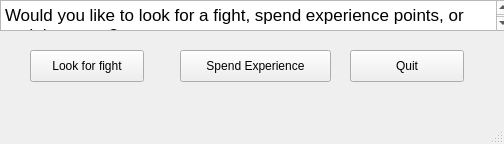
<?xml version="1.0" encoding="UTF-8"?>
<ui version="4.0">
 <class>mainscreenknight</class>
 <widget class="QMainWindow" name="mainscreenknight">
  <property name="geometry">
   <rect>
    <x>0</x>
    <y>0</y>
    <width>504</width>
    <height>144</height>
   </rect>
  </property>
  <property name="minimumSize">
   <size>
    <width>504</width>
    <height>144</height>
   </size>
  </property>
  <property name="maximumSize">
   <size>
    <width>504</width>
    <height>144</height>
   </size>
  </property>
  <property name="windowTitle">
   <string>MainWindow</string>
  </property>
  <widget class="QWidget" name="centralwidget">
   <widget class="QPushButton" name="pushButton_3">
    <property name="geometry">
     <rect>
      <x>350</x>
      <y>50</y>
      <width>114</width>
      <height>32</height>
     </rect>
    </property>
    <property name="text">
     <string>Quit</string>
    </property>
   </widget>
   <widget class="QTextBrowser" name="textBrowser">
    <property name="geometry">
     <rect>
      <x>0</x>
      <y>0</y>
      <width>511</width>
      <height>31</height>
     </rect>
    </property>
    <property name="html">
     <string>&lt;!DOCTYPE HTML PUBLIC &quot;-//W3C//DTD HTML 4.0//EN&quot; &quot;http://www.w3.org/TR/REC-html40/strict.dtd&quot;&gt;
&lt;html&gt;&lt;head&gt;&lt;meta name=&quot;qrichtext&quot; content=&quot;1&quot; /&gt;&lt;style type=&quot;text/css&quot;&gt;
p, li { white-space: pre-wrap; }
&lt;/style&gt;&lt;/head&gt;&lt;body style=&quot; font-family:'Lucida Grande'; font-size:13pt; font-weight:400; font-style:normal;&quot;&gt;
&lt;p style=&quot; margin-top:0px; margin-bottom:0px; margin-left:0px; margin-right:0px; -qt-block-indent:0; text-indent:0px;&quot;&gt;Would you like to look for a fight, spend experience points, or end the game?&lt;/p&gt;&lt;/body&gt;&lt;/html&gt;</string>
    </property>
   </widget>
   <widget class="QPushButton" name="pushButton_2">
    <property name="geometry">
     <rect>
      <x>180</x>
      <y>50</y>
      <width>151</width>
      <height>32</height>
     </rect>
    </property>
    <property name="text">
     <string>Spend Experience</string>
    </property>
   </widget>
   <widget class="QPushButton" name="pushButton">
    <property name="geometry">
     <rect>
      <x>30</x>
      <y>50</y>
      <width>114</width>
      <height>32</height>
     </rect>
    </property>
    <property name="text">
     <string>Look for fight</string>
    </property>
   </widget>
  </widget>
  <widget class="QMenuBar" name="menubar">
   <property name="geometry">
    <rect>
     <x>0</x>
     <y>0</y>
     <width>504</width>
     <height>22</height>
    </rect>
   </property>
  </widget>
  <widget class="QStatusBar" name="statusbar"/>
 </widget>
 <resources/>
 <connections/>
</ui>
